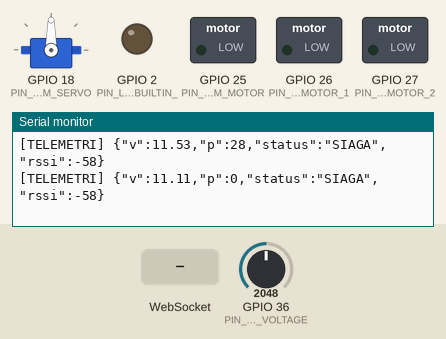
Recording of a sketch running on a simulated ESP32. Parts: servo, switched loads named in the sketch (green lamp = pin HIGH), output pins drawn as LEDs (lit = HIGH), the last lines printed to the serial monitor. The inputs (shaded band) are chosen by the test bench; at power-on: GPIO 36 (PIN_ADC_VOLTAGE) = 2048. WiFi joins after 1.5 s; servers stay silent unless stated.

Above: at 3.1 s.
3.2 s: GPIO 36 (PIN_ADC_VOLTAGE) set to 2866
At 4.7 s:
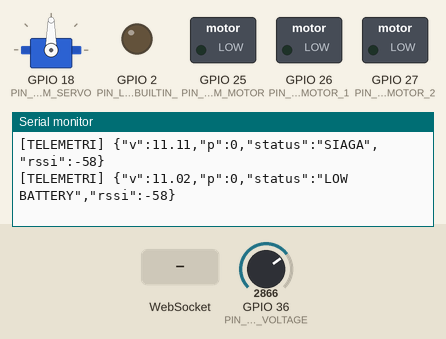
6.4 s: WebSocket text "start" received
At 6.8 s:
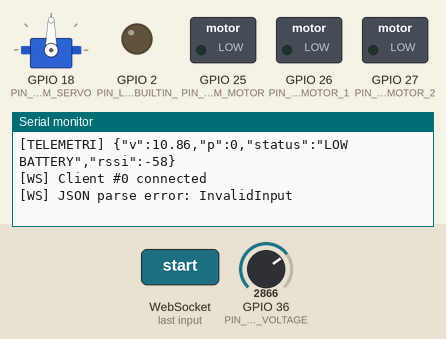
Timing chart, 0 to 9.4 s (numbered marks = the images above; inputs shaded):
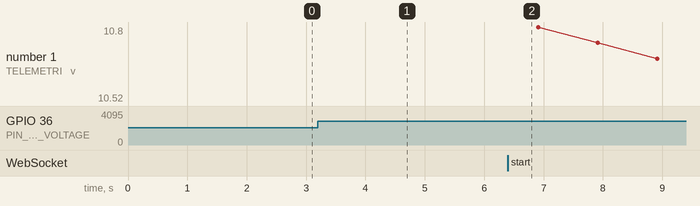

The sketch:

ESP32_USV_Controller.ino
```cpp
/*****************************************************************************************
 * FIRMWARE: HYBRID WEB-BASED IOT CONTROL SYSTEM - USV (UNMANNED SURFACE VEHICLE)
 * TRANSPORT: WebSocket Server native (port 81) - TIDAK pakai Blynk.
 * Browser (Laravel Blade) connect langsung ws://[ESP32_IP]:81 untuk kontrol
 * realtime, dan menerima broadcast telemetri baterai dalam format JSON.
 *
 * LIBRARY YANG WAJIB DIINSTALL (Library Manager Arduino IDE):
 *  - WebSockets by Markus Sattler (arduinoWebSockets)
 *  - ESP32Servo
 *  - ArduinoJson (untuk parsing perintah dari browser)
 *****************************************************************************************/

#include <WiFi.h>
#include <WebSocketsServer.h>
#include <ESP32Servo.h>
#include <ArduinoJson.h>

//========================================================================================
// KREDENSIAL WIFI LOKAL (SAMA JARINGAN DENGAN LAPTOP LARAGON)
//========================================================================================
const char* WIFI_SSID = "Nama_SSID_WiFi_Anda";
const char* WIFI_PASS = "Password_WiFi_Anda";

//========================================================================================
// PEMETAAN PIN PERANGKAT KERAS (SAMA DENGAN MODUL REFERENSI)
//========================================================================================
const int PIN_ADC_VOLTAGE  = 36; // ADC1_CH0 - sinyal voltage divider baterai
const int PIN_PWM_MOTOR    = 25; // PWM kecepatan motor DC (ENA / ESC signal)
const int PIN_DIR_MOTOR_1  = 26; // Logika arah 1 (L298N IN1)
const int PIN_DIR_MOTOR_2  = 27; // Logika arah 2 (L298N IN2)
const int PIN_PWM_SERVO    = 18; // Sinyal PWM servo kemudi
const int PIN_LED_BUILTIN_ = 2;  // LED indikator status

//========================================================================================
// KONFIGURASI PWM MOTOR (LEDC API - PENGGANTI analogWrite() YANG TIDAK NATIVE DI ESP32)
// Catatan: modul referensi PDF memakai analogWrite() untuk motor - itu TIDAK BERLAKU
// pada ESP32 Arduino Core resmi. Fungsi yang benar adalah ledcAttach()/ledcWrite().
//========================================================================================
const int PWM_FREQ_MOTOR = 2000;   // 2kHz, sesuai rekomendasi 1-5kHz modul referensi
const int PWM_RES_MOTOR  = 8;      // 8-bit -> rentang 0-255

//========================================================================================
// KALIBRASI SENSOR TEGANGAN BATERAI (VOLTAGE DIVIDER, LiPo 3S)
//========================================================================================
const float FAKTOR_KALIBRASI   = 4.4191;  // Sesuaikan dengan hasil kalibrasi multimeter
const float EMA_ALPHA          = 0.10;    // Smoothing filter (0-1, makin kecil makin halus)
const float TEGANGAN_BAT_MAKS  = 12.60;
const float TEGANGAN_BAT_MIN   = 11.10;
const float TEGANGAN_BAT_WARN  = 10.80;

//========================================================================================
// OBJEK GLOBAL
//========================================================================================
WebSocketsServer webSocket(81);
Servo rudderServo;

bool  statusSistemAktif    = false;
bool  statusBateraiLemah   = false;
int   inputSpeedTarget     = 0;
int   inputAngleTarget     = 90;
float nilaiTeganganFiltered = 12.0;
int   hitungPersentaseBaterai = 100;
String stringStatusPerahu  = "SIAGA";

unsigned long lastTelemetryMs = 0;
const unsigned long TELEMETRY_INTERVAL_MS = 1000;

// Fail-safe: kalau tidak ada client WS aktif, motor & servo wajib netral
bool adaClientAktif = false;

//========================================================================================
// FUNGSI KENDALI MOTOR (DIPANGGIL SETIAP ADA PERUBAHAN SPEED/START/STOP)
//========================================================================================
void eksekusiKendaliMotor() {
    if (!statusSistemAktif || !adaClientAktif) {
        ledcWrite(PIN_PWM_MOTOR, 0);
        digitalWrite(PIN_DIR_MOTOR_1, LOW);
        digitalWrite(PIN_DIR_MOTOR_2, LOW);
        return;
    }

    int pwmOut = inputSpeedTarget;

    // Proteksi: batasi daya ke 40% kalau baterai lemah
    if (statusBateraiLemah) {
        pwmOut = (pwmOut * 40) / 100;
    }

    ledcWrite(PIN_PWM_MOTOR, pwmOut);

    if (pwmOut > 5) {
        digitalWrite(PIN_DIR_MOTOR_1, HIGH);
        digitalWrite(PIN_DIR_MOTOR_2, LOW);
    } else {
        digitalWrite(PIN_DIR_MOTOR_1, LOW);
        digitalWrite(PIN_DIR_MOTOR_2, LOW);
    }
}

void failsafeBerhenti() {
    statusSistemAktif = false;
    ledcWrite(PIN_PWM_MOTOR, 0);
    digitalWrite(PIN_DIR_MOTOR_1, LOW);
    digitalWrite(PIN_DIR_MOTOR_2, LOW);
    rudderServo.write(90);
    digitalWrite(PIN_LED_BUILTIN_, LOW);
}

//========================================================================================
// PARSING PERINTAH DARI BROWSER (JSON MASUK LEWAT WEBSOCKET)
// Format yang didukung:
//   {"cmd":"start"}
//   {"cmd":"stop"}
//   {"cmd":"speed","value":170}
//   {"cmd":"steer","value":45}
//========================================================================================
void handleIncomingCommand(uint8_t num, uint8_t* payload, size_t length) {
    StaticJsonDocument<200> doc;
    DeserializationError err = deserializeJson(doc, payload, length);
    if (err) {
        Serial.print("[WS] JSON parse error: ");
        Serial.println(err.c_str());
        return;
    }

    const char* cmd = doc["cmd"];
    if (cmd == nullptr) return;

    if (strcmp(cmd, "start") == 0) {
        statusSistemAktif = true;
        stringStatusPerahu = "RUNNING";
        digitalWrite(PIN_LED_BUILTIN_, HIGH);
        rudderServo.write(inputAngleTarget);
        eksekusiKendaliMotor();
        Serial.println("[CMD] START diterima.");

    } else if (strcmp(cmd, "stop") == 0) {
        failsafeBerhenti();
        stringStatusPerahu = "EMERGENCY STOP";
        Serial.println("[CMD] EMERGENCY STOP diterima.");

    } else if (strcmp(cmd, "speed") == 0) {
        int v = doc["value"] | 0;
        v = constrain(v, 0, 255);
        inputSpeedTarget = v;
        eksekusiKendaliMotor();

    } else if (strcmp(cmd, "steer") == 0) {
        int v = doc["value"] | 90;
        v = constrain(v, 0, 180);
        inputAngleTarget = v;
        if (statusSistemAktif && !statusBateraiLemah) {
            rudderServo.write(inputAngleTarget);
        }
    }
}

//========================================================================================
// EVENT HANDLER WEBSOCKET (KONEKSI/PUTUS/PESAN MASUK)
//========================================================================================
void onWebSocketEvent(uint8_t num, WStype_t type, uint8_t* payload, size_t length) {
    switch (type) {
        case WStype_DISCONNECTED:
            Serial.printf("[WS] Client #%u disconnected\n", num);
            if (webSocket.connectedClients() == 0) {
                adaClientAktif = false;
                // FAIL-SAFE UTAMA: begitu tidak ada browser yang terhubung,
                // motor dan servo WAJIB berhenti seketika.
                failsafeBerhenti();
                Serial.println("[FAILSAFE] Semua client terputus. Motor & servo dinetralkan.");
            }
            break;

        case WStype_CONNECTED:
            adaClientAktif = true;
            Serial.printf("[WS] Client #%u connected\n", num);
            break;

        case WStype_TEXT:
            handleIncomingCommand(num, payload, length);
            break;

        default:
            break;
    }
}

//========================================================================================
// TELEMETRI: BACA ADC, FILTER EMA, BROADCAST JSON KE SEMUA CLIENT WS
//========================================================================================
void rutinTelemetriBaterai() {
    int nilaiMentahADC = analogRead(PIN_ADC_VOLTAGE);
    float voltPin = (nilaiMentahADC * 3.30f) / 4095.0f;
    float voltAktual = voltPin * FAKTOR_KALIBRASI;

    nilaiTeganganFiltered = (EMA_ALPHA * voltAktual) + ((1.0f - EMA_ALPHA) * nilaiTeganganFiltered);

    if (nilaiTeganganFiltered < 1.0f) {
        nilaiTeganganFiltered = 0.0f;
        stringStatusPerahu = "ERROR SENSOR";
    }

    float rentangSisa = nilaiTeganganFiltered - TEGANGAN_BAT_MIN;
    float rentangTotal = TEGANGAN_BAT_MAKS - TEGANGAN_BAT_MIN;
    hitungPersentaseBaterai = (int)((rentangSisa / rentangTotal) * 100);
    hitungPersentaseBaterai = constrain(hitungPersentaseBaterai, 0, 100);

    if (nilaiTeganganFiltered >= TEGANGAN_BAT_MIN) {
        statusBateraiLemah = false;
        if (statusSistemAktif) stringStatusPerahu = "NORMAL";
    } else if (nilaiTeganganFiltered >= TEGANGAN_BAT_WARN) {
        statusBateraiLemah = true;
        stringStatusPerahu = "LOW BATTERY";
        eksekusiKendaliMotor();
    } else if (nilaiTeganganFiltered > 1.0f) {
        statusBateraiLemah = true;
        stringStatusPerahu = "BATTERY CRITICAL";
        failsafeBerhenti();
    }

    // Susun payload JSON ringan untuk dikirim ke semua browser terhubung
    StaticJsonDocument<200> doc;
    doc["v"] = round(nilaiTeganganFiltered * 100) / 100.0;
    doc["p"] = hitungPersentaseBaterai;
    doc["status"] = stringStatusPerahu;
    doc["rssi"] = WiFi.RSSI();

    String out;
    serializeJson(doc, out);
    webSocket.broadcastTXT(out);

    Serial.print("[TELEMETRI] "); Serial.println(out);
}

//========================================================================================
// SETUP
//========================================================================================
void setup() {
    Serial.begin(115200);
    delay(300);
    Serial.println("\n=== BOOTING FIRMWARE USV WEBSOCKET CONTROLLER ===");

    pinMode(PIN_ADC_VOLTAGE, INPUT);
    pinMode(PIN_DIR_MOTOR_1, OUTPUT);
    pinMode(PIN_DIR_MOTOR_2, OUTPUT);
    pinMode(PIN_LED_BUILTIN_, OUTPUT);

    // Amankan kondisi awal driver motor sebelum WiFi/WS aktif
    digitalWrite(PIN_DIR_MOTOR_1, LOW);
    digitalWrite(PIN_DIR_MOTOR_2, LOW);

    // Setup PWM motor pakai LEDC (API resmi ESP32, BUKAN analogWrite)
    ledcAttach(PIN_PWM_MOTOR, PWM_FREQ_MOTOR, PWM_RES_MOTOR);
    ledcWrite(PIN_PWM_MOTOR, 0);

    // Setup servo kemudi
    ESP32PWM::allocateTimer(0);
    rudderServo.setPeriodHertz(50);
    rudderServo.attach(PIN_PWM_SERVO, 500, 2400);
    rudderServo.write(90);

    // Koneksi WiFi lokal
    WiFi.mode(WIFI_STA);
    WiFi.begin(WIFI_SSID, WIFI_PASS);
    Serial.print("[NET] Menghubungkan ke WiFi");
    while (WiFi.status() != WL_CONNECTED) {
        delay(400);
        Serial.print(".");
    }
    Serial.println();
    Serial.print("[NET] Terhubung. IP Address: ");
    Serial.println(WiFi.localIP());
    Serial.println("[NET] Gunakan IP ini di kolom 'ESP32 IP' pada dashboard Laravel.");

    // Mulai WebSocket server di port 81
    webSocket.begin();
    webSocket.onEvent(onWebSocketEvent);

    Serial.println("[SYSTEM] Inisialisasi selesai. Menunggu koneksi client...");
}

//========================================================================================
// LOOP UTAMA
//========================================================================================
void loop() {
    webSocket.loop();

    unsigned long now = millis();
    if (now - lastTelemetryMs >= TELEMETRY_INTERVAL_MS) {
        lastTelemetryMs = now;
        rutinTelemetriBaterai();
    }

    // Fail-safe tambahan: kalau WiFi putus total di tengah operasi, paksa berhenti.
    // WebSocket tidak akan bisa broadcast tanpa WiFi, jadi ini lapisan proteksi kedua
    // selain fail-safe "client disconnect" di atas.
    if (WiFi.status() != WL_CONNECTED && statusSistemAktif) {
        failsafeBerhenti();
        Serial.println("[FAILSAFE] WiFi terputus! Motor & servo dinetralkan.");
    }
}
```

Measured:
- after the input at 3.2 s, the serial monitor: prints a new line after 0.71 s (image 1)
- after the input at 6.4 s, the serial monitor: prints a new line at once (image 2)
